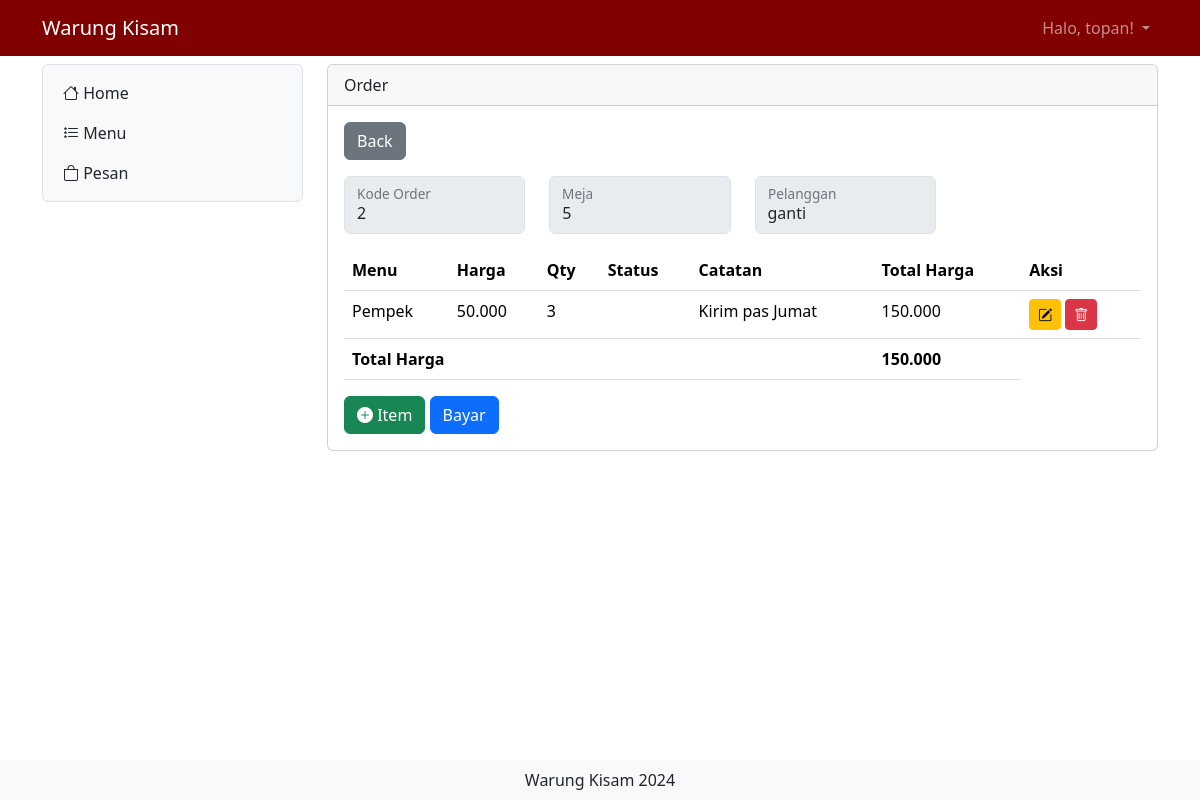
/home.php?x=itempesan&order=2&meja=5&pelanggan=ganti (signed in), run on the app's committed database.
### tables this page shows
CREATE TABLE `user` (
  `id` int(11) NOT NULL,
  `nama` varchar(255) NOT NULL,
  `username` varchar(255) NOT NULL,
  `level` int(1) DEFAULT NULL,
  `no_hp` varchar(255) NOT NULL,
  `alamat` varchar(255) NOT NULL,
  `password` varchar(50) NOT NULL
);

CREATE TABLE `list_pesan` (
  `id_list_order` int(11) NOT NULL,
  `menu` int(11) DEFAULT NULL,
  `kode_order` int(30) DEFAULT NULL,
  `jumlah` int(11) DEFAULT NULL,
  `catatan` varchar(255) DEFAULT NULL,
  `status` varchar(30) DEFAULT NULL
);

CREATE TABLE `daftar_menu` (
  `id_menu` int(11) NOT NULL,
  `foto` varchar(255) NOT NULL,
  `nama_menu` varchar(255) NOT NULL,
  `keterangan` varchar(255) NOT NULL,
  `kategori` int(2) NOT NULL,
  `harga` varchar(255) NOT NULL,
  `stok` varchar(255) NOT NULL
);

### itempesan.php (the view, shortened to what the rows shown need)
<?php
include "proses/connect.php";
$query = mysqli_query($conn, "SELECT *, SUM(harga*jumlah) AS jumlah_harga FROM list_pesan
 LEFT JOIN pesan ON pesan.id_order = list_pesan.kode_order
 LEFT JOIN daftar_menu ON daftar_menu.id_menu = list_pesan.menu
 LEFT JOIN pembayaran ON pembayaran.id_pembayaran = pesan.id_order
 GROUP BY id_list_order
 HAVING list_pesan.kode_order = $_GET[order]");
while ($record = mysqli_fetch_array($query)) {
    $result[] = $record;
}
?>
<div class="col-lg-9 mt-2">
    <div class="card">
        <div class="card-body">
            <?php
            if (empty($result)) {
                echo "Data Menu tidak ada/belum diisi";
            } else {
                    ?>
                <div class="table-responsive">
                    <table class="table table-hover">
                        <thead>
                            <tr class="text-nowrap">
                                <th scope="col">Menu</th>
                                <th scope="col">Harga</th>
                                <th scope="col">Qty</th>
                                <th scope="col">Status</th>
                                <th scope="col">Catatan</th>
                                <th scope="col">Total Harga</th>
                                <th scope="col">Aksi</th>
                            </tr>
                        </thead>
                        <tbody>
                            <?php
                            foreach ($result as $row) {
                                ?>
                                <tr>
                                    <td>
                                        <?php echo $row['nama_menu'] ?>
                                    </td>
                                    <td>
                                        <?php echo number_format($row['harga'], 0, ',', '.'); ?>
                                    </td>
                                    <td>
                                        <?php echo $row['jumlah'] ?>
                                    </td>
                                    <td>
                                    </td>
                                    <td>
                                        <?php echo $row['catatan'] ?>
                                    </td>
                                    <td>
                                        <?php echo number_format($row['jumlah_harga'], 0, ',', '.'); ?>
                                    </td>
                                    <td>
                                        <div class="d-flex">
                                            <button class="<?php echo (!empty($row['id_pembayaran'])) ? "btn btn-secondary  btn-sm me-1 disabled" : "btn btn-warning btn-sm me-1" ;?>" data-bs-toggle="modal"
                                                data-bs-target="#ModalUpdate<?php echo $row['id_list_order'] ?>"><i
                                                    class="bi bi-pencil-square"></i></button>
                                            <button class="<?php echo (!empty($row['id_pembayaran'])) ? "btn btn-secondary  btn-sm me-1 disabled" : "btn btn-danger btn-sm me-1" ;?>" data-bs-toggle="modal"
                                                data-bs-target="#ModalDelete<?php echo $row['id_list_order'] ?>"><i
                                                    class="bi bi-trash"></i></button>
                                        </div>
                                    </td>
                                </tr>
                                <?php
                            }
                            ?>
                        </tbody>
                    </table>
                    <?php
            }
            ?>
            </div>
        </div>
    </div>
</div>

### header.php (shortened to what the rows shown need)
<?php
include "proses/connect.php";
$query = mysqli_query($conn, "SELECT * FROM user WHERE username='$_SESSION[username_warungkisam]'");
?>
<nav class="navbar navbar-dark navbar-expand" style="background-color: maroon">
    <div class="container-lg">
        <div class="collapse navbar-collapse justify-content-end" id="navbarNavDropdown">
            <ul class="navbar-nav">
                <li class="nav-item dropdown">
                    <a class="nav-link dropdown-toggle" href="#" role="button" data-bs-toggle="dropdown"
                        aria-expanded="false">
                        Halo,
                        <?php echo $hasil['nama']; ?>!
                    </a>
                </li>
            </ul>
        </div>
    </div>
</nav>

### data on the page
user: nama "topan"
list_pesan: menu.nama_menu "Pempek", menu.harga "50.000", jumlah "3", catatan "Kirim pas Jumat", jumlah_harga "150.000"

### other printed values
$total "150.000"
